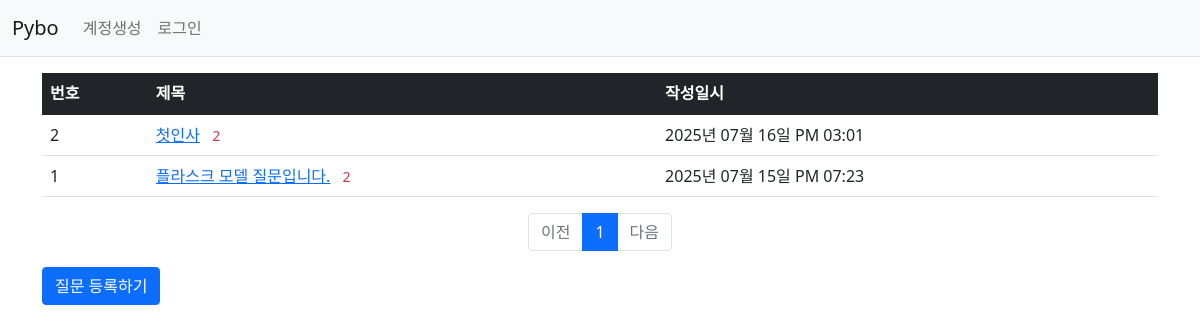
/question/list/, run on an earlier commit of the app's database.
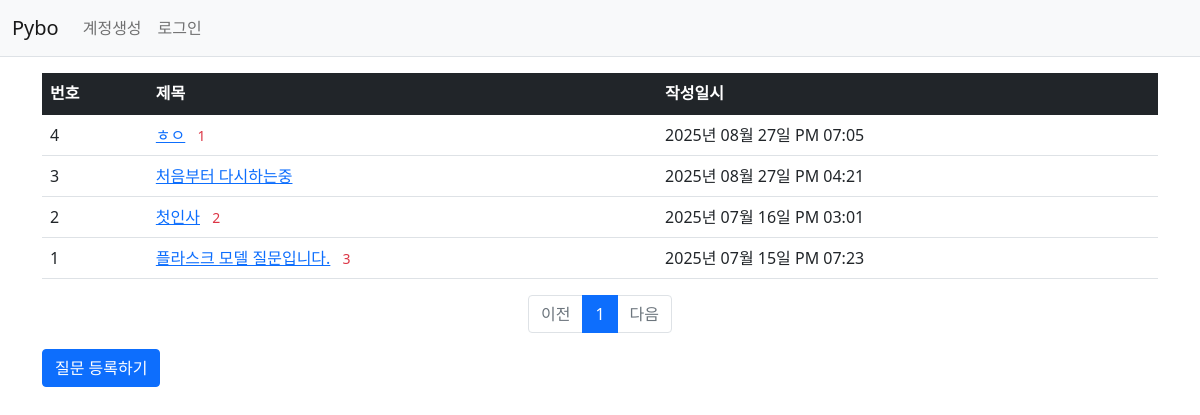
And on a later commit of the database.
### pybo/models.py (models this page shows)
class Question(db.Model):
    id = db.Column(db.Integer, primary_key=True)
    subject = db.Column(db.String(200), nullable=False)
    content = db.Column(db.Text(), nullable=False)
    create_date = db.Column(db.DateTime(), nullable=False)

### pybo/views/question_views.py (the view)
@bp.route('/list/')
def _list(): ## 충돌할 수 있기에 함수명 _list
    page = request.args.get('page', type=int, default=1)
    question_list = Question.query.order_by(Question.create_date.desc())
    question_list = question_list.paginate(page=page, per_page=10)
    return render_template('question/question_list.html', question_list = question_list)

### pybo/filter.py (called while the page is built)
def format_datetime(value, fmt='%Y년 %m월 %d일 %p %I:%M'):
    return value.strftime(fmt)

### pybo/views/auth_views.py (called while the page is built)
@bp.before_app_request
def load_logged_in_user():
    user_id = session.get('user_id')
    if user_id is None:
        g.user = None
    else:
        g.user = User.query.get(user_id)

### pybo/templates/question/question_list.html
{% extends 'base.html' %}
{% block content %}
<div class="container my-3">
    <table class="table">
        <thead>
        <tr class="table-dark">
            <th>번호</th>
            <th>제목</th>
            <th>작성일시</th>
        </tr>
        </thead>
        <tbody>
        {% if question_list %}
        {% for question in question_list.items %}
        <tr>
            <td> {{ question_list.total - ((question_list.page-1) * question_list.per_page) - loop.index0 }}</td>
            <td>
                <a href="{{ url_for('question.detail', question_id = question.id) }}">{{question.subject}}</a>
                {% if question.answer_set|length > 0 %}
                <span class="text-danger small mx-2">{{ question.answer_set|length }}</span>
                {% endif %}
            </td>
            <td>{{ question.create_date |datetime }}</td>
        </tr>
        {% endfor %}
        {% else %}
        <tr>
            <td colspan="3">질문이 없습니다.</td>
        </tr>
        {% endif %}
        </tbody>
    </table>
    <ul class="pagination justify-content-center">
        {% if question_list.has_prev %}
        <li class="page-item">
            <a class="page-link" href="?page={{ question_list.prev_num }}">이전</a>
        </li>
        {% else %}
        <li class="page-item disabled">
            <a class="page-link" tabindex="-1" aria-disabled="true" href="javascript:void(0)">이전</a>
        </li>
        {% endif %}
        {% for page_num in question_list.iter_pages() %}
        {% if page_num %}
        {% if page_num != question_list.page %}
        <li class="page-item">
            <a class="page-link" href="?page={{ page_num }}">{{ page_num }}</a>
        </li>
        {% else %}
        <li class="page-item active" aria-current="page">
            <a class="page-link" href="javascript:void(0)">{{ page_num }}</a>
        </li>
        {% endif %}
        {% else %}
        <li class="disabled">
            <a class="page-link" href="javascript:void(0)">...</a>
        </li>
        {% endif %}
        {% endfor %}
        {% if question_list.has_next %}
        <li class="page-item">
            <a class="page-link" href="?page={{ question_list.next_num }}">다음</a>
        </li>
        {% else %}
        <li class="page-item disabled">
            <a class="page-link" tabindex="-1" aria-disabled="true" href="javascript:void(0)">다음</a>
        </li>
        {% endif %}
    </ul>
    <a href="{{ url_for('question.create')}}" class ="btn btn-primary">질문 등록하기</a>
</div>
{% endblock %}

What changed in the data, as far as the page shows it:
added Question: total "4", subject "ㅎㅇ", answer_set|length "1", create_date "2025년 08월 27일 PM 07:05"
added Question: total "3", subject "처음부터 다시하는중", create_date "2025년 08월 27일 PM 04:21"
computed for Question "플라스크 모델 질문입니다.": answer_set|length "2" → "3"
